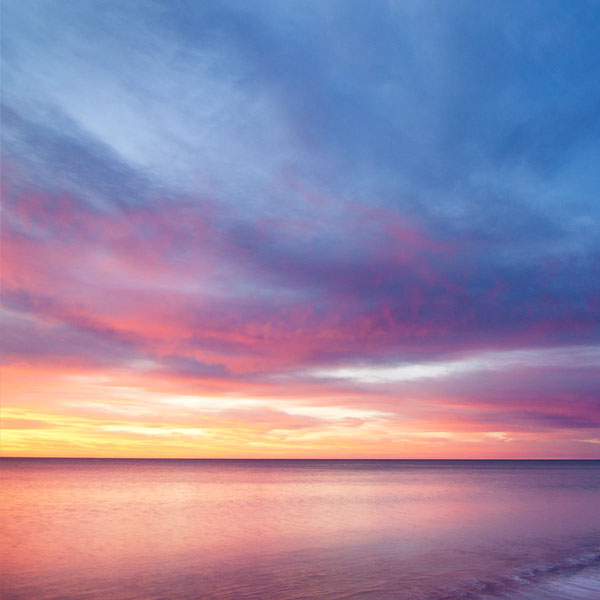
#> input picture sunset.jpg, 600 x 600 px
$ jupyter execute 'Preprocess using open CV.ipynb'
#> lines starting #> are read from the running program, lines starting #| are printed output that depends on the picture
[cell 1]
import numpy as np
import cv2

[cell 2]
img = cv2.imread('sunset.jpg')
#> img is the input picture: shape (600, 600, 3); mean B, G, R 165.8, 135, 149.8
Z = img.reshape((-1,3))


# convert to np.float32
Z = np.float32(Z)

# define criteria, number of clusters(K) and apply kmeans()
criteria = (cv2.TERM_CRITERIA_EPS + cv2.TERM_CRITERIA_MAX_ITER, 10, 1.0)
K = 8
ret,label,center=cv2.kmeans(Z,K,None,criteria,10,cv2.KMEANS_RANDOM_CENTERS)
#> ret = 224097319.6; center = [[189.2, 133.5, 102], [207.3, 164.1, 138.8], [129.8, 97.26, 144.2], [182.8, 116.7, 66.25], [145.6, 162.1, 238.2], [132, 80.61, 95.28], [172.8, 211.6, 250.1], [155.3, 127.2, 182.6]]

# Now convert back into uint8, and make original image
center = np.uint8(center)
#> center = [[189, 133, 101], [207, 164, 138], [129, 97, 144], [182, 116, 66], [145, 162, 238], [132, 80, 95], [172, 211, 250], [155, 127, 182]]
res = center[label.flatten()]
res2 = res.reshape((img.shape))
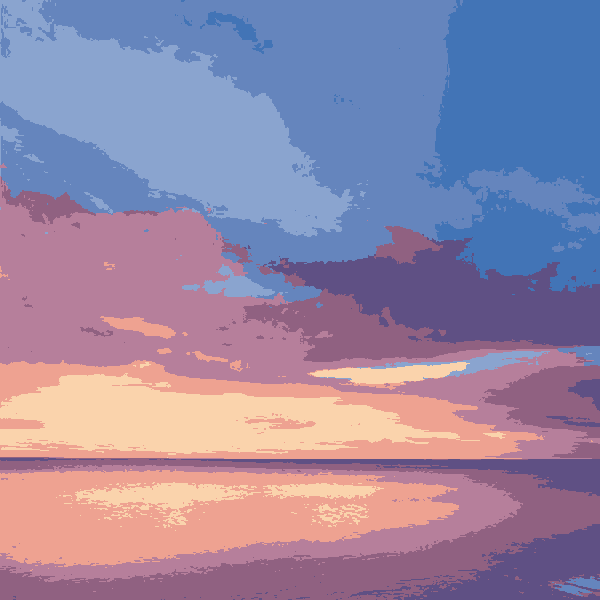
#> res2: shape (600, 600, 3); mean B, G, R 165.3, 134.7, 149.3


cv2.imshow('res2',res2)
cv2.waitKey(0)
cv2.destroyAllWindows()

[cell 3]
print(center)
#| [[189 133 101]
#|  [207 164 138]
#|  [129  97 144]
#|  [182 116  66]
#|  [145 162 238]
#|  [132  80  95]
#|  [172 211 250]
#|  [155 127 182]]


$ run again, with Test4.jpg copied over sunset.jpg
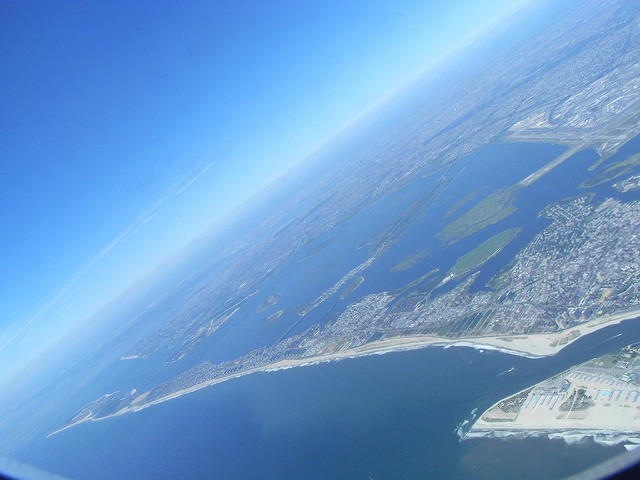
#> input picture Test4.jpg, 640 x 480 px
#> img is the input picture: shape (480, 640, 3); mean B, G, R 208.2, 157.7, 110
#> `ret,label,center=cv2.kmeans(Z,K,None,criteria,10,cv2.KMEANS_RANDOM_CEN..`: ret = 143017038; center = [[200.1, 154.1, 112.1], [221.3, 134.4, 72.36], [243.8, 181.3, 117], [174.1, 128.5, 89.14], [143.1, 101.1, 60.69], [251, 211.1, 156.8], [204.4, 175.1, 147.3], [217.7, 212, 198.6]]
#> `center = np.uint8(center)`: center = [[200, 154, 112], [221, 134, 72], [243, 181, 116], [174, 128, 89], [143, 101, 60], [250, 211, 156], [204, 175, 147], [217, 211, 198]]
#> `res2 = res.reshape((img.shape))`:
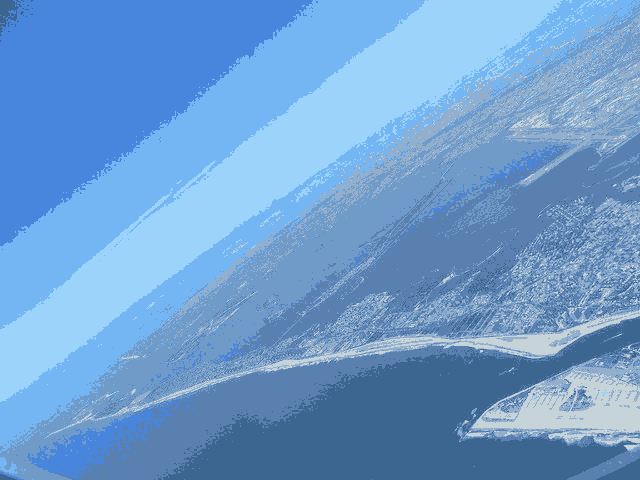
#> res2: shape (480, 640, 3); mean B, G, R 207.7, 157.4, 109.5
#| [[200 154 112]
#|  [221 134  72]
#|  [243 181 116]
#|  [174 128  89]
#|  [143 101  60]
#|  [250 211 156]
#> (further printed lines are left out)
